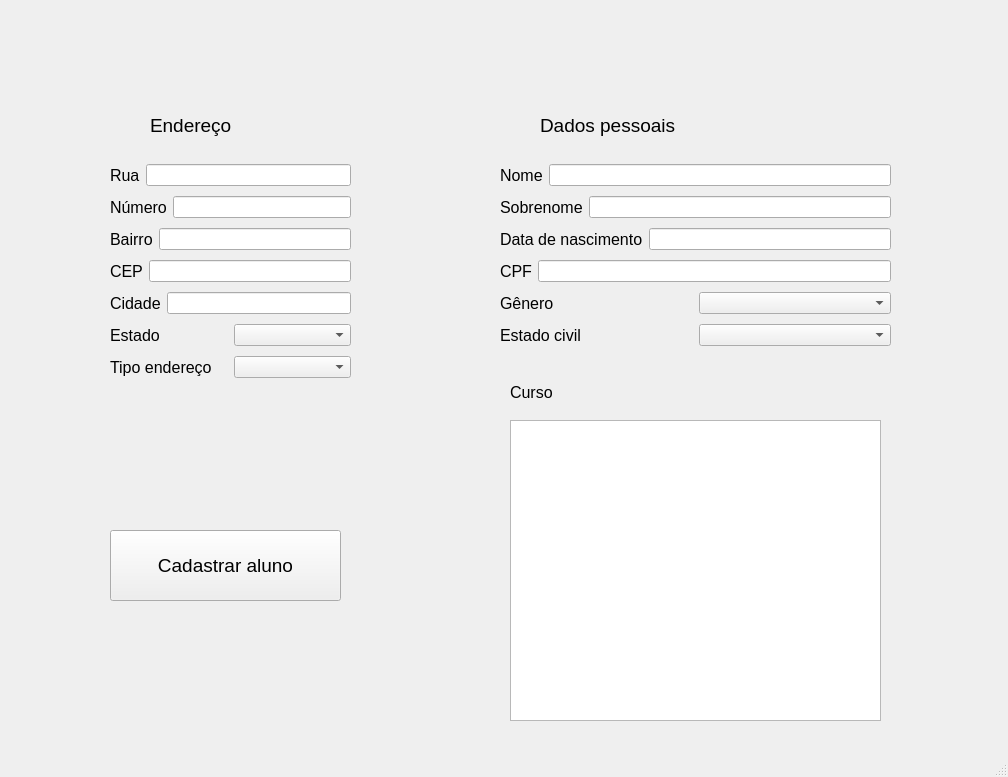
<?xml version="1.0" encoding="UTF-8"?>
<ui version="4.0">
 <class>MainWindow</class>
 <widget class="QMainWindow" name="MainWindow">
  <property name="geometry">
   <rect>
    <x>0</x>
    <y>0</y>
    <width>1008</width>
    <height>777</height>
   </rect>
  </property>
  <property name="windowTitle">
   <string>MainWindow</string>
  </property>
  <widget class="QWidget" name="centralwidget">
   <widget class="QLabel" name="label">
    <property name="geometry">
     <rect>
      <x>150</x>
      <y>90</y>
      <width>111</width>
      <height>71</height>
     </rect>
    </property>
    <property name="font">
     <font>
      <pointsize>14</pointsize>
     </font>
    </property>
    <property name="text">
     <string>Endereço</string>
    </property>
   </widget>
   <widget class="QLabel" name="label_2">
    <property name="geometry">
     <rect>
      <x>540</x>
      <y>90</y>
      <width>231</width>
      <height>71</height>
     </rect>
    </property>
    <property name="font">
     <font>
      <pointsize>14</pointsize>
     </font>
    </property>
    <property name="text">
     <string>Dados pessoais</string>
    </property>
   </widget>
   <widget class="QPushButton" name="pushButton">
    <property name="geometry">
     <rect>
      <x>110</x>
      <y>530</y>
      <width>231</width>
      <height>71</height>
     </rect>
    </property>
    <property name="font">
     <font>
      <pointsize>14</pointsize>
     </font>
    </property>
    <property name="text">
     <string>Cadastrar aluno</string>
    </property>
   </widget>
   <widget class="QWidget" name="layoutWidget">
    <property name="geometry">
     <rect>
      <x>110</x>
      <y>160</y>
      <width>241</width>
      <height>226</height>
     </rect>
    </property>
    <layout class="QVBoxLayout" name="verticalLayout">
     <item>
      <layout class="QHBoxLayout" name="horizontalLayout">
       <item>
        <widget class="QLabel" name="label_3">
         <property name="font">
          <font>
           <pointsize>12</pointsize>
          </font>
         </property>
         <property name="text">
          <string>Rua</string>
         </property>
        </widget>
       </item>
       <item>
        <widget class="QLineEdit" name="rua_input"/>
       </item>
      </layout>
     </item>
     <item>
      <layout class="QHBoxLayout" name="horizontalLayout_2">
       <item>
        <widget class="QLabel" name="label_4">
         <property name="font">
          <font>
           <pointsize>12</pointsize>
          </font>
         </property>
         <property name="text">
          <string>Número</string>
         </property>
        </widget>
       </item>
       <item>
        <widget class="QLineEdit" name="numero_input"/>
       </item>
      </layout>
     </item>
     <item>
      <layout class="QHBoxLayout" name="horizontalLayout_3">
       <item>
        <widget class="QLabel" name="label_5">
         <property name="font">
          <font>
           <pointsize>12</pointsize>
          </font>
         </property>
         <property name="text">
          <string>Bairro</string>
         </property>
        </widget>
       </item>
       <item>
        <widget class="QLineEdit" name="bairro_input"/>
       </item>
      </layout>
     </item>
     <item>
      <layout class="QHBoxLayout" name="horizontalLayout_4">
       <item>
        <widget class="QLabel" name="label_6">
         <property name="font">
          <font>
           <pointsize>12</pointsize>
          </font>
         </property>
         <property name="text">
          <string>CEP</string>
         </property>
        </widget>
       </item>
       <item>
        <widget class="QLineEdit" name="cep_input"/>
       </item>
      </layout>
     </item>
     <item>
      <layout class="QHBoxLayout" name="horizontalLayout_5">
       <item>
        <widget class="QLabel" name="label_7">
         <property name="font">
          <font>
           <pointsize>12</pointsize>
          </font>
         </property>
         <property name="text">
          <string>Cidade</string>
         </property>
        </widget>
       </item>
       <item>
        <widget class="QLineEdit" name="cidade_input"/>
       </item>
      </layout>
     </item>
     <item>
      <layout class="QHBoxLayout" name="horizontalLayout_6">
       <item>
        <widget class="QLabel" name="label_8">
         <property name="font">
          <font>
           <pointsize>12</pointsize>
          </font>
         </property>
         <property name="text">
          <string>Estado</string>
         </property>
        </widget>
       </item>
       <item>
        <widget class="QComboBox" name="estado_input"/>
       </item>
      </layout>
     </item>
     <item>
      <layout class="QHBoxLayout" name="horizontalLayout_7">
       <item>
        <widget class="QLabel" name="label_9">
         <property name="font">
          <font>
           <pointsize>12</pointsize>
          </font>
         </property>
         <property name="text">
          <string>Tipo endereço</string>
         </property>
        </widget>
       </item>
       <item>
        <widget class="QComboBox" name="tipo_end_input"/>
       </item>
      </layout>
     </item>
    </layout>
   </widget>
   <widget class="QWidget" name="layoutWidget">
    <property name="geometry">
     <rect>
      <x>500</x>
      <y>160</y>
      <width>391</width>
      <height>193</height>
     </rect>
    </property>
    <layout class="QVBoxLayout" name="verticalLayout_2">
     <item>
      <layout class="QHBoxLayout" name="horizontalLayout_8">
       <item>
        <widget class="QLabel" name="label_10">
         <property name="font">
          <font>
           <pointsize>12</pointsize>
          </font>
         </property>
         <property name="text">
          <string>Nome</string>
         </property>
        </widget>
       </item>
       <item>
        <widget class="QLineEdit" name="nome_input"/>
       </item>
      </layout>
     </item>
     <item>
      <layout class="QHBoxLayout" name="horizontalLayout_9">
       <item>
        <widget class="QLabel" name="label_11">
         <property name="font">
          <font>
           <pointsize>12</pointsize>
          </font>
         </property>
         <property name="text">
          <string>Sobrenome</string>
         </property>
        </widget>
       </item>
       <item>
        <widget class="QLineEdit" name="sobrenome_input"/>
       </item>
      </layout>
     </item>
     <item>
      <layout class="QHBoxLayout" name="horizontalLayout_10">
       <item>
        <widget class="QLabel" name="label_12">
         <property name="font">
          <font>
           <pointsize>12</pointsize>
          </font>
         </property>
         <property name="text">
          <string>Data de nascimento</string>
         </property>
        </widget>
       </item>
       <item>
        <widget class="QLineEdit" name="data_nasc_input"/>
       </item>
      </layout>
     </item>
     <item>
      <layout class="QHBoxLayout" name="horizontalLayout_11">
       <item>
        <widget class="QLabel" name="label_13">
         <property name="font">
          <font>
           <pointsize>12</pointsize>
          </font>
         </property>
         <property name="text">
          <string>CPF</string>
         </property>
        </widget>
       </item>
       <item>
        <widget class="QLineEdit" name="cpf_input"/>
       </item>
      </layout>
     </item>
     <item>
      <layout class="QHBoxLayout" name="horizontalLayout_12">
       <item>
        <widget class="QLabel" name="label_14">
         <property name="font">
          <font>
           <pointsize>12</pointsize>
          </font>
         </property>
         <property name="text">
          <string>Gênero</string>
         </property>
        </widget>
       </item>
       <item>
        <widget class="QComboBox" name="genero_input"/>
       </item>
      </layout>
     </item>
     <item>
      <layout class="QHBoxLayout" name="horizontalLayout_13">
       <item>
        <widget class="QLabel" name="label_15">
         <property name="font">
          <font>
           <pointsize>12</pointsize>
          </font>
         </property>
         <property name="text">
          <string>Estado civil</string>
         </property>
        </widget>
       </item>
       <item>
        <widget class="QComboBox" name="estado_civil_input"/>
       </item>
      </layout>
     </item>
    </layout>
   </widget>
   <widget class="QLabel" name="label_16">
    <property name="geometry">
     <rect>
      <x>510</x>
      <y>380</y>
      <width>191</width>
      <height>25</height>
     </rect>
    </property>
    <property name="font">
     <font>
      <pointsize>12</pointsize>
     </font>
    </property>
    <property name="text">
     <string>Curso</string>
    </property>
   </widget>
   <widget class="QListWidget" name="curso_input">
    <property name="geometry">
     <rect>
      <x>510</x>
      <y>420</y>
      <width>371</width>
      <height>301</height>
     </rect>
    </property>
    <property name="selectionMode">
     <enum>QAbstractItemView::ExtendedSelection</enum>
    </property>
   </widget>
  </widget>
  <widget class="QStatusBar" name="statusbar"/>
 </widget>
 <resources/>
 <connections/>
</ui>
